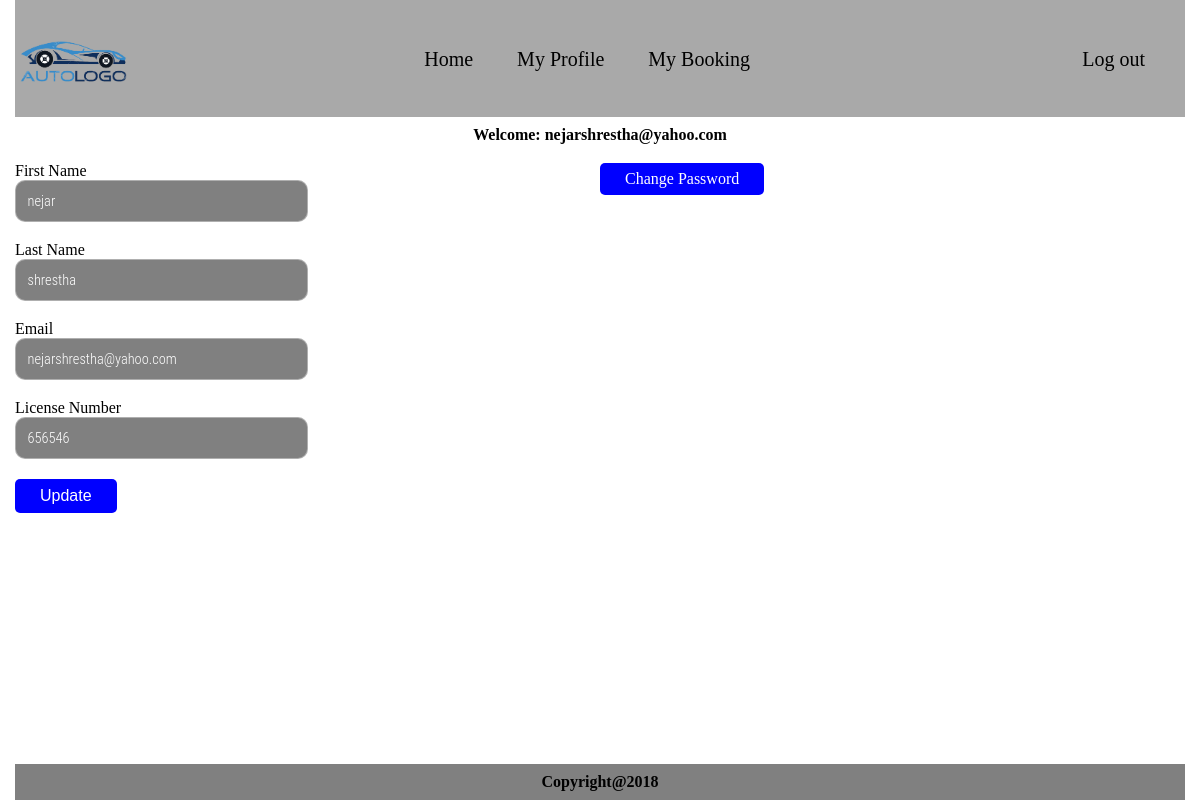
Page /OnlineParkingBooking/views/myProfile.php (signed in) on the committed database.
### tables this page shows
CREATE TABLE `user` (
  `user_id` int(5) NOT NULL,
  `firstName` varchar(50) NOT NULL,
  `lastName` varchar(50) NOT NULL,
  `email` varchar(100) NOT NULL,
  `password` varchar(100) NOT NULL,
  `licenseNo` varchar(50) NOT NULL,
  `role_id` int(2) NOT NULL,
  `blackListPoint` int(2) NOT NULL,
  `emailConfirmed` int(1) NOT NULL,
  `verificationCode` varchar(255) NOT NULL
);

### OnlineParkingBooking/classes/dbConfig.php (called while the page is built, shortened)
<?php
class dbConfig{
private $server = "localhost";
private $username = "root";
private $pass = "";
private $db = "onlineparkingbooking";
protected $conn;
	function __construct(){
		if (!isset($this->conn)) {
			$this->conn = new mysqli($this->server,$this->username,$this->pass,$this->db);
		}
	}
}

### OnlineParkingBooking/classes/curd.php (called while the page is built, shortened)
<?php
require_once'dbConfig.php';
class curd extends dbConfig
{
	function getUserDetails($email){
		$sql = "SELECT * from `user` where `email` = '".$email."' ";
		$result = $this->conn->query($sql);
		return $result;
	}
}

### OnlineParkingBooking/views/myProfile.php (the view, shortened to what this page needs)
<?php
include_once'../classes/curd.php';
include_once'header.php';
	$curd = new curd();
	if (isset($_SESSION['email'])) {
	$result = $curd->getUserDetails($_SESSION['email']);
	foreach ($result as  $value) {
?>
<div class="main">
	<div class="profile-wrapper">
		<div class="formWrapper">
			<form action="../classes/formValue.php" method="POST">
				<label for="firstName">First Name
					<input type="text" name="firstName" value="<?php echo $value['firstName']; ?>">
				</label>
				<label for="lastName">Last Name
					<input type="text" name="lastName" value="<?php echo $value['lastName']; ?>">
				</label>
				<label for="email">Email
					<input type="text" name="email" id="email" value="<?php echo $value['email']; ?>" disabled>
				</label>
				<label for="licenseNo">License Number
					<input type="text" name="licenseNo" value="<?php echo $value['licenseNo']; ?>">
				</label>
				<input type="submit" class="button" name="update" value="Update">
			</form>
		</div>
		<div class="changePassword">
			<a href="" class="button" id="changePassword">Change Password</a>
		</div>
	</div>
</div>
<?php
}
}
include_once'footer.php';
?>

### OnlineParkingBooking/css/styles.css (style rules this page uses)
html, body, div, span, object, iframe, h1, h2, h3, h4, h5, h6, p, blockquote, pre, abbr, address, cite, code, del, dfn, em, img, ins, kbd, q, samp, small, strong, sub, sup, var, b, i, dl, dt, dd, ol, ul, li, fieldset, form, label, legend, table, caption, tbody, tfoot, thead, tr, th, td, article, aside, canvas, details, figcaption, figure, footer, header, hgroup, menu, nav, section, summary, time, mark, audio, video { margin:0; padding:0; border:0; outline:0; font-size:100%; vertical-align:text-top; background:transparent; }
* { box-sizing: border-box; }
html { height: 100%; }
body { line-height:1; height: 100%; }
a { margin:0; padding:0; font-size:100%; vertical-align:baseline; background:transparent; text-decoration: none; list-style: none; }
input, select { vertical-align:middle; }
a { color: black; }
.main { margin-bottom: 45px; padding-top: 10px; }
input[type="text"], input[type="date"],input[type="password"] { font-size: 0.9em; font-weight: 100; width: 50%; margin-bottom: 20px; display: block; border: none; border-radius: 10px; padding: 0.8em; border: solid 1px rgba(255, 255, 255, 0.37); -webkit-transition: all 0.3s cubic-bezier(0.64, 0.09, 0.08, 1); transition: all 0.3s cubic-bezier(0.64, 0.09, 0.08, 1); background: -webkit-linear-gradient(top, rgba(255, 255, 255, 0) 96%, #fff 4%); background: linear-gradient(to bottom, rgba(255, 255, 255, 0) 96%, #fff 4%); background-position: -800px 0; background-size: 100%; background-repeat: no-repeat; background: gray; color: white; font-family: 'Roboto Condensed', sans-serif; }
.button { background-color: blue; border: none; color: white; padding: 8px 25px; text-align: center; text-decoration: none; display: inline-block; font-size: 16px; border-radius: 5px; }
.profile-wrapper { overflow: hidden; }
.changePassword { width: 50%; float: right; }
.formWrapper { width: 50%; float: left; }

### rows in the picture
user: firstName "nejar", lastName "shrestha", email "nejarshrestha@yahoo.com", licenseNo "656546"

### other values in the picture
$_SESSION['email'] "nejarshrestha@yahoo.com"
